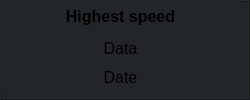
          <widget class="QFrame" name="frame_16">
           <property name="styleSheet">
            <string notr="true">background-color: rgb(35, 38, 41);</string>
           </property>
           <property name="frameShape">
            <enum>QFrame::Box</enum>
           </property>
           <property name="frameShadow">
            <enum>QFrame::Raised</enum>
           </property>
           <widget class="QWidget" name="verticalLayoutWidget_29">
            <property name="geometry">
             <rect>
              <x>0</x>
              <y>0</y>
              <width>241</width>
              <height>91</height>
             </rect>
            </property>
            <layout class="QVBoxLayout" name="verticalLayout_32">
             <item>
              <spacer name="verticalSpacer_28">
               <property name="orientation">
                <enum>Qt::Vertical</enum>
               </property>
               <property name="sizeHint" stdset="0">
                <size>
                 <width>20</width>
                 <height>40</height>
                </size>
               </property>
              </spacer>
             </item>
             <item>
              <widget class="QLabel" name="label_46">
               <property name="font">
                <font>
                 <pointsize>12</pointsize>
                 <weight>75</weight>
                 <bold>true</bold>
                </font>
               </property>
               <property name="text">
                <string>Highest speed</string>
               </property>
               <property name="alignment">
                <set>Qt::AlignCenter</set>
               </property>
              </widget>
             </item>
             <item>
              <spacer name="verticalSpacer_29">
               <property name="orientation">
                <enum>Qt::Vertical</enum>
               </property>
               <property name="sizeHint" stdset="0">
                <size>
                 <width>20</width>
                 <height>40</height>
                </size>
               </property>
              </spacer>
             </item>
             <item>
              <widget class="QLabel" name="highSpeedLabel">
               <property name="font">
                <font>
                 <pointsize>12</pointsize>
                </font>
               </property>
               <property name="text">
                <string>Data</string>
               </property>
               <property name="alignment">
                <set>Qt::AlignCenter</set>
               </property>
              </widget>
             </item>
             <item>
              <widget class="QPushButton" name="highSpeedDateButton">
               <property name="font">
                <font>
                 <pointsize>12</pointsize>
                </font>
               </property>
               <property name="text">
                <string>Date</string>
               </property>
               <property name="flat">
                <bool>true</bool>
               </property>
              </widget>
             </item>
            </layout>
           </widget>
          </widget>
